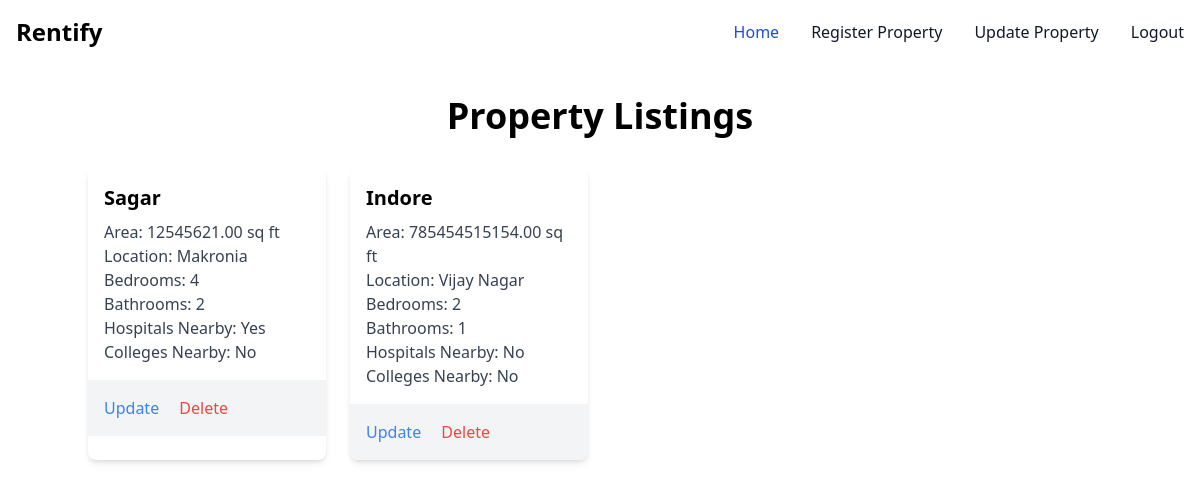
Page /property/list/ (signed in) on the committed database.
### property/models.py (models this page shows, shortened)
class Property(models.Model):
    owner = models.ForeignKey(User, on_delete=models.CASCADE)
    place = models.CharField(max_length=100)
    area = models.DecimalField(max_digits=100, decimal_places=2)
    location = models.CharField(max_length=100)
    bedrooms = models.PositiveIntegerField()
    bathrooms = models.PositiveIntegerField()
    hospitals_nearby = models.BooleanField(default=False)
    colleges_nearby = models.BooleanField(default=False)

### property/views.py (the view)
# urls.py: path('property/list/', views.property_owned, name='property_owned'),
def property_owned(request):
    prop = Property.objects.filter(owner=request.user)
    return render(request, 'property/property_owned.html', {'property': prop})

### templates/property/property_owned.html
{% extends '../base.html' %}
{% block content %}
{% include '../navbar.html' %}
<div class="container mx-auto py-8">
    <h1 class="text-4xl font-bold text-center mb-8">Property Listings</h1>
    <div class="grid grid-cols-1 sm:grid-cols-2 md:grid-cols-3 lg:grid-cols-4 gap-6">
        {% for property in property %}
        <div class="bg-white shadow-md rounded-lg overflow-hidden">
            <div class="p-4">
                <h2 class="text-xl font-bold mb-2">{{ property.place }}</h2>
                <p class="text-gray-700">Area: {{ property.area }} sq ft</p>
                <p class="text-gray-700">Location: {{ property.location }}</p>
                <p class="text-gray-700">Bedrooms: {{ property.bedrooms }}</p>
                <p class="text-gray-700">Bathrooms: {{ property.bathrooms }}</p>
                <p class="text-gray-700">Hospitals Nearby: {{ property.hospitals_nearby|yesno:"Yes,No" }}</p>
                <p class="text-gray-700">Colleges Nearby: {{ property.colleges_nearby|yesno:"Yes,No" }}</p>
            </div>
            <div class="p-4 bg-gray-100">
                <a href="{% url 'property_update' property.id %}" class="text-blue-500 hover:text-blue-700">Update</a>
                <a href="{% url 'property_delete' property.id %}" class="text-red-500 hover:text-red-700 ml-4">Delete</a>
            </div>
        </div>
        {% endfor %}
    </div>
</div>
{% endblock content %}

### rows in the picture
Property: place "Sagar", area "12545621.00", location "Makronia", bedrooms "4", bathrooms "2", hospitals_nearby "Yes", colleges_nearby "No"
Property: place "Indore", area "785454515154.00", location "Vijay Nagar", bedrooms "2", bathrooms "1", hospitals_nearby "No", colleges_nearby "No"
